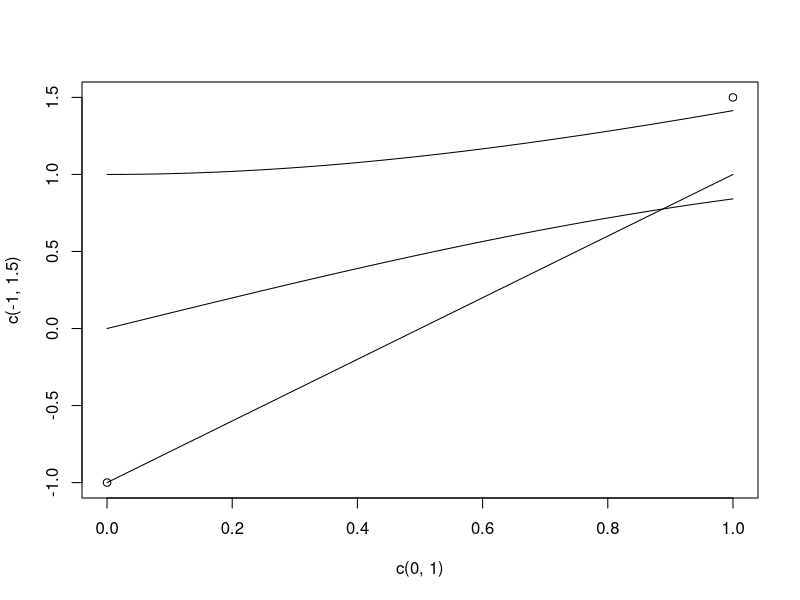

The R script that drew this image:
# some expression
f <- function(r){
  if (r == 4) {
    x <- 1
    y <- NA
  } else {
    x <- 3
    y <- 4
  }
  return(c(x,y))
}

# for loop
j <- 0
for (i in seq(1,10,by = 2)){
  j <- j + i
}
j

# get function
g1 <- function(x) return(sin(x))
g2 <- function(x) return(sqrt(x ^ 2 + 1))
g3 <- function(x) return(2 * x - 1)
plot(c(0,1),c(-1,1.5))
for (strs in c('g1','g2','g3')) {
  funcs <- get(strs)
  plot(funcs,0,1,add = TRUE)
}

# <<- and assign()
f <- function(){
  inc <- function(){x <<- x + 1}
  x <- 3
  inc()
  return(x)
}

two <- function(u){
  assign("u",2 * u,pos = .GlobalEnv)
}